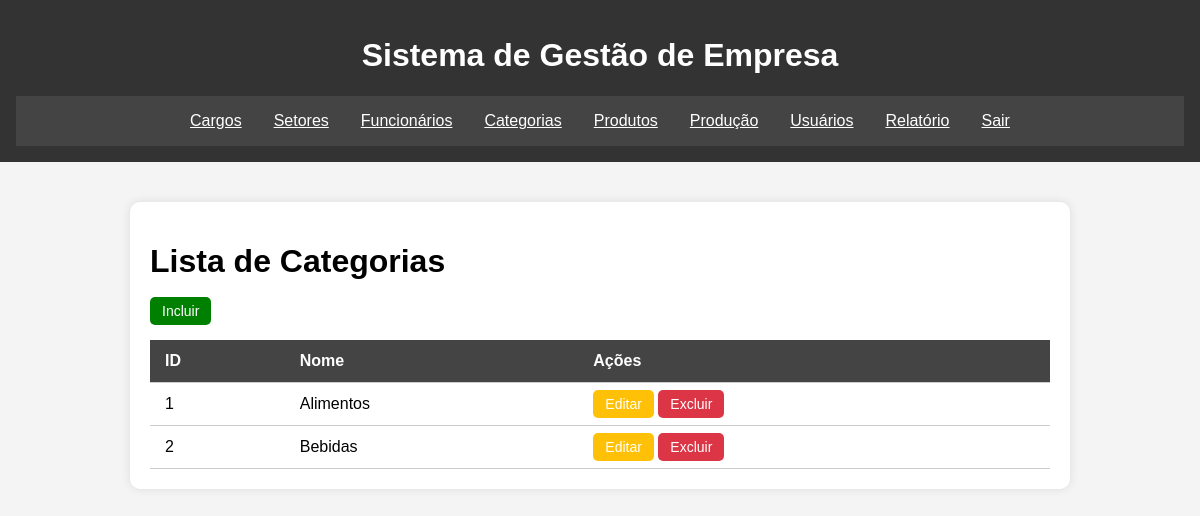
Page /lista-categorias.php on the committed database.
### tables this page shows
CREATE TABLE `categorias` (
  `CategoriaID` INT NOT NULL AUTO_INCREMENT,
  `Nome` VARCHAR(150) NOT NULL,
  PRIMARY KEY (`CategoriaID`)
);

### lista-categorias.php (the view, shortened to what this page needs)
<?php
include_once './include/conexao.php';
include_once './include/header.php';
?>
  <main>
    <div class="container">
        <h1>Lista de Categorias</h1>
        <a href="./salvar-categorias.php" class="btn btn-add">Incluir</a>
        <table>
          <thead>
            <tr>
              <th>ID</th>
              <th>Nome</th>
              <th>Ações</th>
            </tr>
          </thead>
          <tbody>
          <?php
                $sql = 'SELECT * FROM categorias
                ORDER BY CategoriaID ASC;';
                $return = mysqli_query($conexao, $sql);
                while($linha = mysqli_fetch_assoc($return)){
                    echo '<tr id="'.$linha['CategoriaID'].'">
              <td>'.$linha['CategoriaID'].'</td>
              <td>'.$linha['Nome'].'</td>
              <td>
                <a href="./salvar-categorias.php?id='.$linha['CategoriaID'].'" class="btn btn-edit">Editar</a>
                <a href="./action/categorias.php?id='.$linha['CategoriaID'].'&acao=excluir" class="btn btn-delete">Excluir</a>
              </td>
            </tr>';
                };
                ?>
          </tbody>
        </table>
      </div>
  </main>
  <?php
  include_once './include/footer.php';
  ?>

### style.css (style rules this page uses)
body { font-family: Arial, sans-serif; background-color: #f4f4f4; margin: 0; padding: 0; }
.container { max-width: 900px; margin: 40px auto 0 auto; background: #fff; padding: 20px; border-radius: 10px; box-shadow: 0 0 10px rgba(0,0,0,0.1); }
table { width: 100%; border-collapse: collapse; margin-top: 20px; }
th, td { padding: 12px 15px; border-bottom: 1px solid #ccc; text-align: left; }
th { background-color: #444; color: white; }
.btn { padding: 6px 12px; border: none; border-radius: 5px; color: white; cursor: pointer; text-decoration: none; font-size: 14px; }
.btn-edit { background-color: #ffc107; }
.btn-delete { background-color: #dc3545; }
.btn-add { background-color: green; }

### rows in the picture
categorias: CategoriaID "1", Nome "Alimentos"
categorias: CategoriaID "2", Nome "Bebidas"
